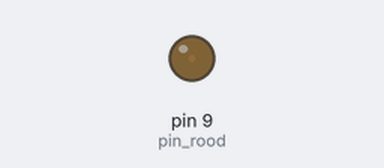
Recording of a sketch running on a simulated Arduino Uno, built with avr-gcc and run on an emulated ATmega328P. Shown: output pins drawn as LEDs (lit = HIGH).

Above: at 0.05 s.
At 1.95 s:
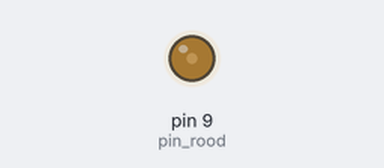
At 3.85 s:
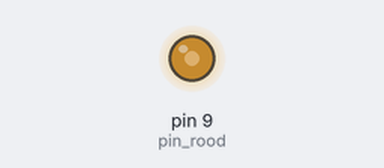
At 7.65 s:
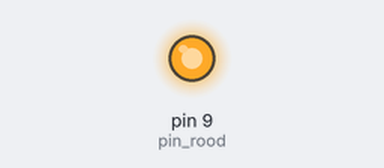
Timing chart, 0 to 10.0 s (numbered marks = the images above):
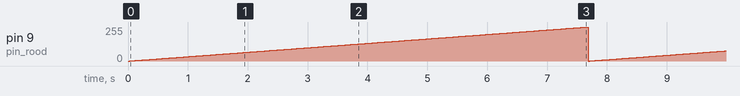

Measured:
- by itself, pin 9 (pin_rood): ramps from 0/255 to 255/255 and jumps back, once every 7.7 s

The sketch:

1c_MeerKleurFadeFor.ino
```cpp
int pin_rood = 9;

void setup()
{
  pinMode(pin_rood, OUTPUT);
}

void loop()
{
  for (int i = 0; i!=256; ++i)
  {
    analogWrite(pin_rood, i);
    delay(30);
  }
}
```
